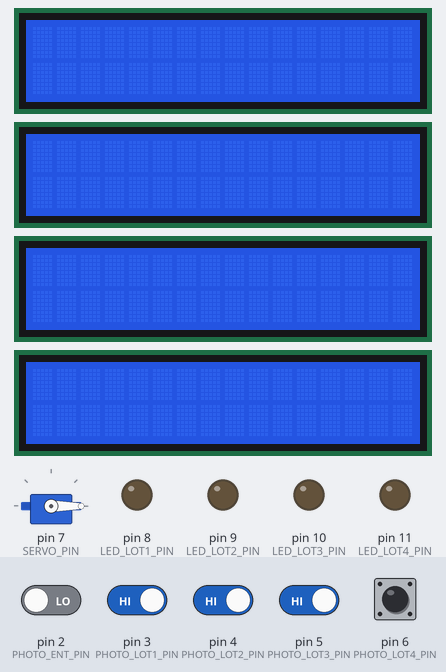
The sketch below on a simulated Arduino Uno, built with avr-gcc and run on an emulated ATmega328P. Parts: 4 × 16×2 character LCD, servo, output pins drawn as LEDs (lit = HIGH). The test bench sets the inputs (shaded band); at power-on: pin 3 (PHOTO_LOT1_PIN), pin 4 (PHOTO_LOT2_PIN), pin 5 (PHOTO_LOT3_PIN), pin 6 (PHOTO_LOT4_PIN) HIGH, pin 2 (PHOTO_ENT_PIN) LOW.

Above: at 1.4 s.
1.5 s: pin 3 (PHOTO_LOT1_PIN) driven LOW
At 2.8 s:
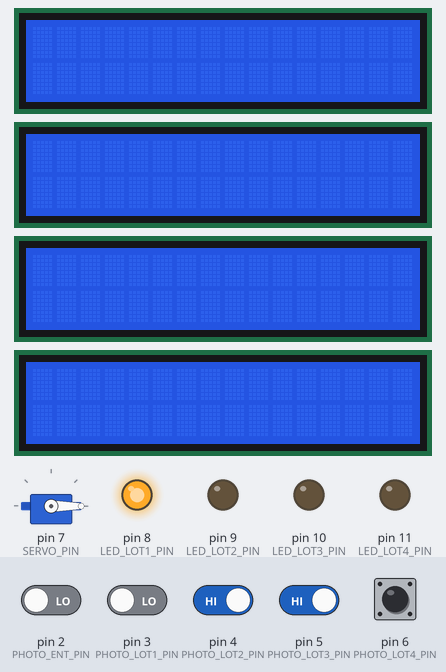
3.1 s: pin 2 (PHOTO_ENT_PIN) driven HIGH
At 4.1 s:
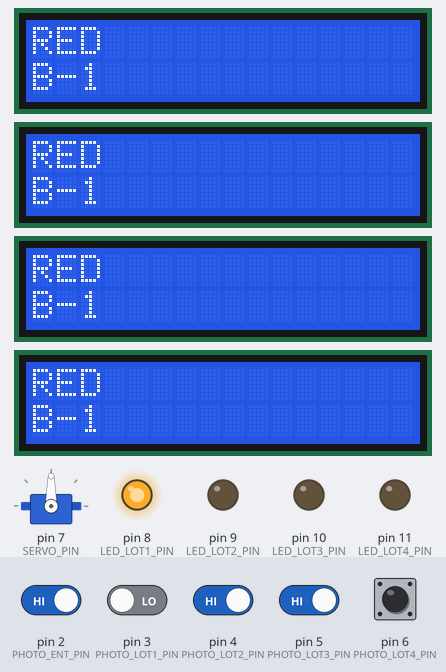
4.6 s: pin 4 (PHOTO_LOT2_PIN) driven LOW
At 5.3 s:
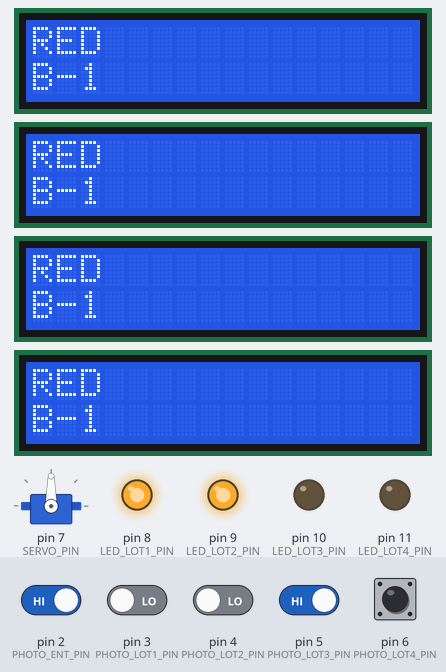
6.1 s: pin 3 (PHOTO_LOT1_PIN) driven HIGH
At 8.9 s:
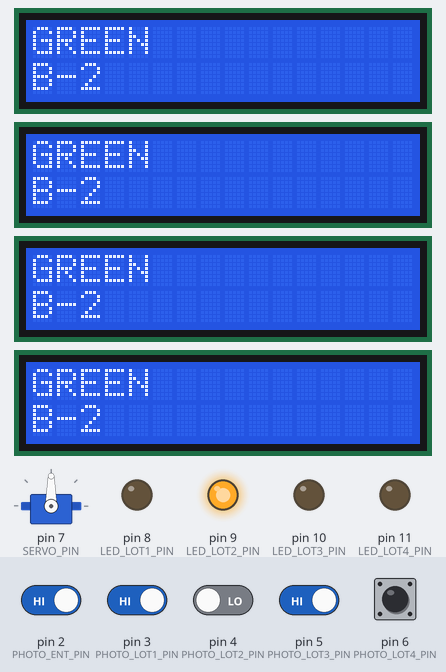
9.1 s: pin 5 (PHOTO_LOT3_PIN) driven LOW
At 10.0 s:
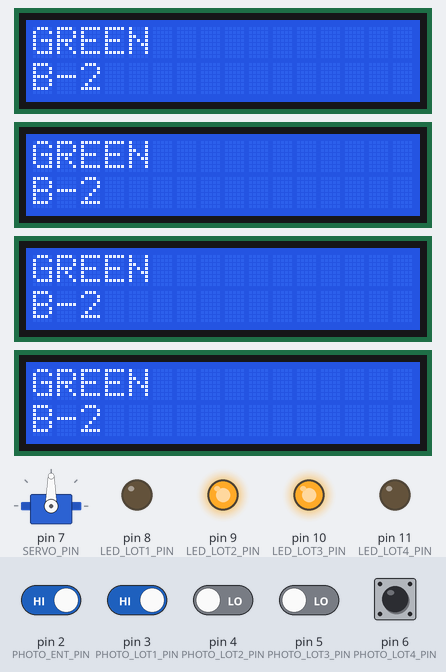
10.7 s: pin 4 (PHOTO_LOT2_PIN) driven HIGH
At 14.3 s:
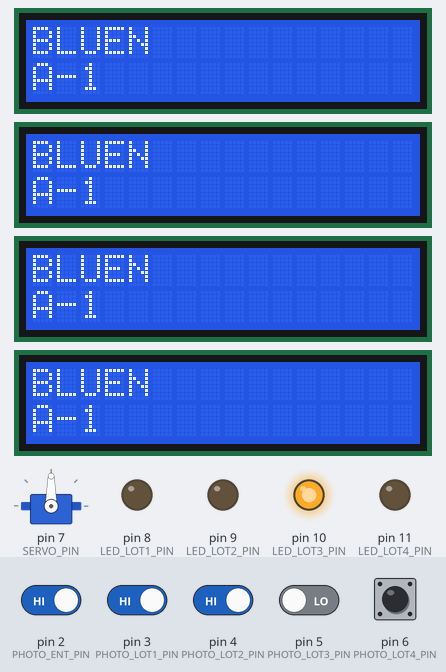
Timing chart, 0 to 14.7 s (numbered marks = the images above; inputs shaded):
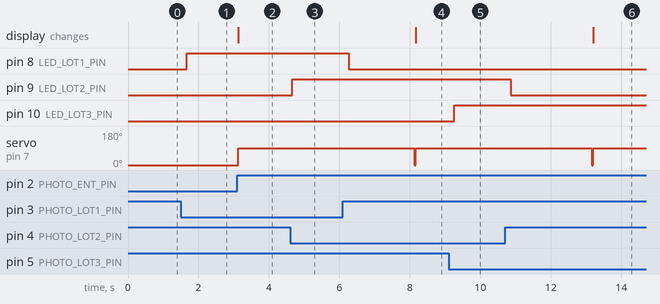

The sketch:

ParkingLot.ino
```cpp
#include <Wire.h>
#include <LiquidCrystal_I2C.h> // A4-SDA, A5-SCL 연결, VCC 5V
#include <Servo.h>
#include <MsTimer2.h>

#define LCD1_I2C_ADDR 0x27  // 기본값, 납땜x
#define LCD2_I2C_ADDR 0x26  // A0만 납땜
#define LCD3_I2C_ADDR 0x25  // A1만 납땜
#define LCD4_I2C_ADDR 0x3b  // A2만 납땜

#define PHOTO_ENT_PIN 2     // 입구 포토센서
#define PHOTO_LOT1_PIN 3    // 1번 주차라인 포토센서
#define PHOTO_LOT2_PIN 4    // 2번 주차라인 포토센서
#define PHOTO_LOT3_PIN 5    // 3번 주차라인 포토센서
#define PHOTO_LOT4_PIN 6    // 4번 주차라인 포토센서
#define SERVO_PIN 7         // 서보모터를 7번에 연결, VCC 5V

#define LED_LOT1_PIN 8      // 1번 주차라인 LED
#define LED_LOT2_PIN 9      // 2번 주차라인 LED
#define LED_LOT3_PIN 10     // 3번 주차라인 LED
#define LED_LOT4_PIN 11     // 4번 주차라인 LED

#define EMPTY true
#define USED false

#define INTERRUPT_TIME_MS 200

bool parkingLot[4] = {EMPTY, EMPTY, EMPTY, EMPTY}; // 각 주차 공간의 입차 여부를 저장할 배열

LiquidCrystal_I2C lcd1(LCD1_I2C_ADDR, 16, 2);
LiquidCrystal_I2C lcd2(LCD2_I2C_ADDR, 16, 2);
LiquidCrystal_I2C lcd3(LCD3_I2C_ADDR, 16, 2);
LiquidCrystal_I2C lcd4(LCD4_I2C_ADDR, 16, 2);
Servo servo;

void initLCD1()
{
    lcd1.init();
    lcd1.backlight();
}

void initLCD2()
{
    lcd2.init();
    lcd2.backlight();
}

void initLCD3()
{
    lcd3.init();
    lcd3.backlight();
}

void initLCD4()
{
    lcd4.init();
    lcd4.backlight();
}

void initAllLCD()
{
    initLCD1();
    initLCD2();
    initLCD3();
    initLCD4();
}

void initServo()
{
    servo.attach(SERVO_PIN);
    servo.write(0); // 0도가 기본상태(닫힌 상태)
}

void initAllPhoto()
{
    pinMode(PHOTO_ENT_PIN, INPUT);
    pinMode(PHOTO_LOT1_PIN, INPUT);
    pinMode(PHOTO_LOT2_PIN, INPUT);
    pinMode(PHOTO_LOT3_PIN, INPUT);
    pinMode(PHOTO_LOT4_PIN, INPUT);
}

void initAllLED()
{
    pinMode(LED_LOT1_PIN, OUTPUT);
    pinMode(LED_LOT2_PIN, OUTPUT);
    pinMode(LED_LOT3_PIN, OUTPUT);
    pinMode(LED_LOT4_PIN, OUTPUT);
}

void writeLCD1(String line1, String line2)
{
    lcd1.setCursor(0,0);
    lcd1.print(line1);
    lcd1.setCursor(0,1);
    lcd1.print(line2);
}

void writeLCD2(String line1, String line2)
{
    lcd2.setCursor(0,0);
    lcd2.print(line1);
    lcd2.setCursor(0,1);
    lcd2.print(line2);
}

void writeLCD3(String line1, String line2)
{
    lcd3.setCursor(0,0);
    lcd3.print(line1);
    lcd3.setCursor(0,1);
    lcd3.print(line2);
}

void writeLCD4(String line1, String line2)
{
    lcd4.setCursor(0,0);
    lcd4.print(line1);
    lcd4.setCursor(0,1);
    lcd4.print(line2);
}

void writeAllLCD(String line1, String line2)
{
    writeLCD1(line1, line2);
    writeLCD2(line1, line2);
    writeLCD3(line1, line2);
    writeLCD4(line1, line2);
}

void writeServo(unsigned angle)
{
    servo.write(angle);
}

void setup()
{
    initAllLCD();
    initAllPhoto();
    initAllLED();
    initServo();
    writeLCD1("", "");
    writeLCD2("", "");
    writeLCD3("", "");
    writeLCD4("", "");
    MsTimer2::set(INTERRUPT_TIME_MS, interruptFunction);
    MsTimer2::start();
}

void loop()
{
    if(digitalRead(PHOTO_ENT_PIN) == 1) // 입구에 설치된 포토센서에서 물체가 감지되면
    {
        int parkingLotIndex = -1;
        for(int i=0; i<4; i++) // 주차 할 자리 찾기
        {
            if(parkingLot[i] == EMPTY)
            {
                parkingLotIndex = i; // 발견된 주차 공간의 인덱스
                break;
            }
        }

        if(parkingLotIndex >= 0) // 주차 공간이 있을때 차단기를 열어주고 LED에 표시(0보다 작으면 주차 공간을 찾지 못한것)
        {
            if(parkingLotIndex == 0) // 주차공간1 구역인 경우 - RED
            {
                writeAllLCD("RED", "B-1");
            }
            else if(parkingLotIndex == 1) // 주차공간2 구역인 경우 - GREEN
            {
                writeAllLCD("GREEN", "B-2");
            }
            else if(parkingLotIndex == 2) // 주차공간3 구역인 경우 - BLUE
            {
                writeAllLCD("BLUE", "A-1");
            }
            else if(parkingLotIndex == 3) // 주차공간4 구역인 경우 - YELLOW
            {
                writeAllLCD("YELLOW", "A-2");
            }
            writeServo(90); // 차단기를 90도 들어올림
            delay(5000); // 5초간 대기후
            writeServo(0); // 차단기를 닫음
        }
    }
}

void interruptFunction() // 100ms에 한번씩 수행되는 function. 주차 공간에 차량이 있는지 검사하여 LED를 제어한다.
{
    digitalWrite(LED_LOT1_PIN, digitalRead(PHOTO_LOT1_PIN) == 0 ? HIGH : LOW); // 주차공간1 LED제어
    parkingLot[0] = digitalRead(PHOTO_LOT1_PIN) == 0 ? EMPTY : USED; // 주차공간1 주차장 상태변수 제어

    digitalWrite(LED_LOT2_PIN, digitalRead(PHOTO_LOT2_PIN) == 0 ? HIGH : LOW); // 주차공간2 LED제어
    parkingLot[1] = digitalRead(PHOTO_LOT2_PIN) == 0 ? EMPTY : USED; // 주차공간2 주차장 상태변수 제어

    digitalWrite(LED_LOT3_PIN, digitalRead(PHOTO_LOT3_PIN) == 0 ? HIGH : LOW); // 주차공간3 LED제어
    parkingLot[2] = digitalRead(PHOTO_LOT3_PIN) == 0 ? EMPTY : USED; // 주차공간3 주차장 상태변수 제어

    digitalWrite(LED_LOT4_PIN, digitalRead(PHOTO_LOT4_PIN) == 0 ? HIGH : LOW); // 주차공간4 LED제어
    parkingLot[3] = digitalRead(PHOTO_LOT4_PIN) == 0 ? EMPTY : USED; // 주차공간4 주차장 상태변수 제어
}
```

Measured:
- after the input at 1.5 s, pin 8 (LED_LOT1_PIN): LOW → HIGH after 0.16 s
- after the input at 3.1 s, servo on pin 7 (SERVO_PIN): 0° → 90° at once; the display: changes at once (image 2)
- after the input at 4.6 s, pin 9 (LED_LOT2_PIN): LOW → HIGH after 0.06 s
- after the input at 6.1 s, pin 8 (LED_LOT1_PIN): HIGH → LOW after 0.16 s; the display: changes after 2.1 s (image 4)
- after the input at 9.1 s, pin 10 (LED_LOT3_PIN): LOW → HIGH after 0.16 s
- after the input at 10.7 s, pin 9 (LED_LOT2_PIN): HIGH → LOW after 0.16 s; the display: changes after 2.5 s (image 6)
